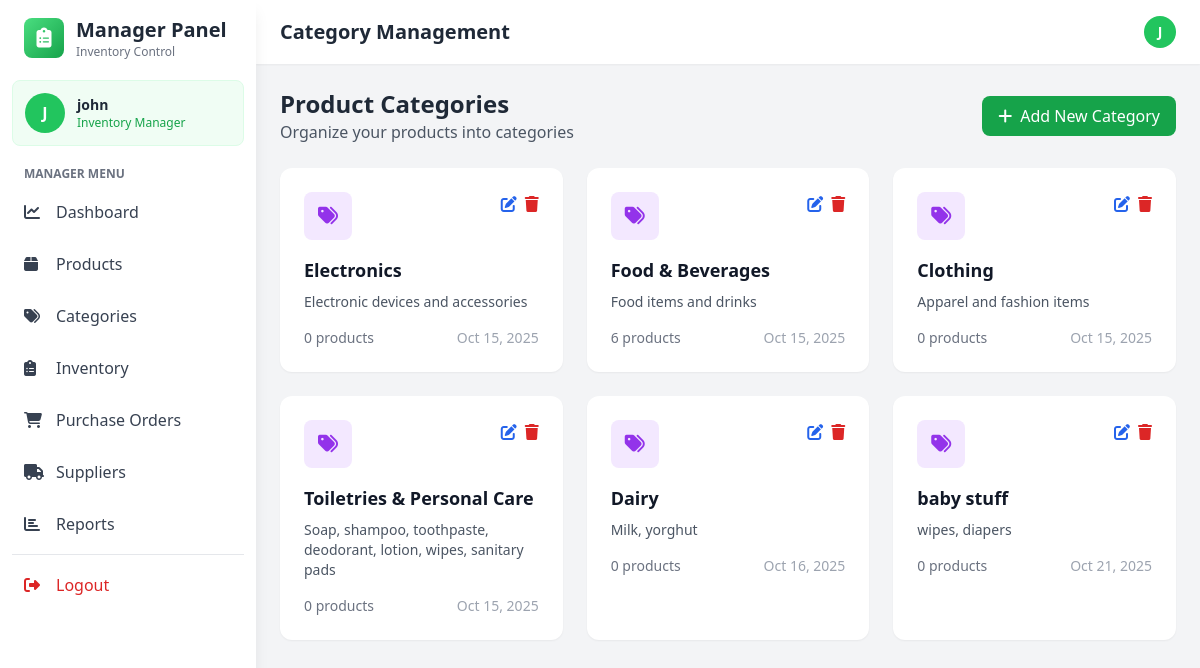
The app's page /manager/categories (signed in) with its own data.
### models.py (models this page shows, shortened)
class User(UserMixin, db.Model):
    __tablename__='users'
    id = db.Column(db.Integer, primary_key=True)
    username = db.Column(db.String(80), unique=True, nullable=False)
    email = db.Column(db.String(120), unique=True, nullable=False)
    password_hash = db.Column(db.String(255), nullable=False)
    role = db.Column(db.String(20), nullable=False)
    is_active = db.Column(db.Boolean, default=True)
    created_at = db.Column(db.DateTime, default=datetime.utcnow)

class Category(db.Model):
    __tablename__ = 'categories'
    id = db.Column(db.Integer, primary_key=True)
    name = db.Column(db.String(100), unique=True, nullable=False)
    description = db.Column(db.Text)
    created_at = db.Column(db.DateTime, default=datetime.utcnow)

### app.py (the view)
@app.route('/manager/categories')
@login_required
def manage_categories():
    if current_user.role not in ['admin', 'manager']:
        flash('Access denied. Manager access required.', 'danger')
        return redirect(url_for('index'))
    categories = Category.query.all()
    return render_template('manager/categories.html', categories=categories)

### app.py (called while the page is built)
@login_manager.user_loader
def load_user(user_id):
    return User.query.get(int(user_id))

### templates/manager/categories.html (shortened to what this page needs)
<!DOCTYPE html>
<html lang="en">
<head>
    <script src="https://cdn.tailwindcss.com"></script>
    <link rel="stylesheet" href="https://cdnjs.cloudflare.com/ajax/libs/font-awesome/6.4.0/css/all.min.css">
</head>
<body class="bg-gray-100">
    <aside class="fixed top-0 left-0 z-40 w-64 h-screen bg-white shadow-lg">
        <div class="h-full px-3 py-4 overflow-y-auto">
            <div class="flex items-center mb-5 px-3">
                <div class="w-10 h-10 bg-gradient-to-br from-green-400 to-green-600 rounded-lg flex items-center justify-center">
                    <i class="fas fa-clipboard-list text-white text-xl"></i>
                </div>
                <div class="ml-3">
                    <h2 class="text-xl font-bold text-gray-800">Manager Panel</h2>
                    <p class="text-xs text-gray-500">Inventory Control</p>
                </div>
            </div>
            <div class="mb-5 p-3 bg-green-50 rounded-lg border border-green-100">
                <div class="flex items-center space-x-3">
                    <div class="w-10 h-10 bg-green-500 rounded-full flex items-center justify-center text-white font-bold">
                        {{ current_user.username[0].upper() }}
                    </div>
                    <div>
                        <p class="text-sm font-semibold text-gray-800">{{ current_user.username }}</p>
                        <p class="text-xs text-green-600">Inventory Manager</p>
                    </div>
                </div>
            </div>
            <nav class="space-y-2">
                <p class="px-3 text-xs font-semibold text-gray-500 uppercase mb-2">Manager Menu</p>
                <a href="{{ url_for('manager_dashboard') }}" class="nav-item flex items-center px-3 py-2.5 text-gray-700 rounded-lg">
                    <i class="fas fa-chart-line w-5"></i><span class="ml-3">Dashboard</span>
                </a>
                <a href="{{ url_for('manage_products') }}" class="nav-item flex items-center px-3 py-2.5 text-gray-700 rounded-lg">
                    <i class="fas fa-box w-5"></i><span class="ml-3">Products</span>
                </a>
                <a href="{{ url_for('manage_categories') }}" class="nav-item active flex items-center px-3 py-2.5 text-gray-700 rounded-lg">
                    <i class="fas fa-tags w-5"></i><span class="ml-3">Categories</span>
                </a>
                <a href="{{ url_for('manage_inventory') }}" class="nav-item flex items-center px-3 py-2.5 text-gray-700 rounded-lg">
                    <i class="fas fa-clipboard-list w-5"></i><span class="ml-3">Inventory</span>
                </a>
                <a href="{{ url_for('manage_purchase_orders') }}" class="nav-item flex items-center px-3 py-2.5 text-gray-700 rounded-lg">
                    <i class="fas fa-shopping-cart w-5"></i>
                    <span class="ml-3">Purchase Orders</span>
                </a>
                <a href="{{ url_for('manage_sup') }}"
                    class="nav-item flex items-center px-3 py-2.5 text-gray-700 rounded-lg">
                    <i class="fas fa-truck w-5"></i>
                    <span class="ml-3">Suppliers</span>
                </a>
                <a href="{{ url_for('manage_reports') }}"  class="nav-item flex items-center px-3 py-2.5 text-gray-700 rounded-lg">
                    <i class="fas fa-chart-bar w-5"></i>
                    <span class="ml-3">Reports</span>
                </a>
                <hr class="my-3 border-gray-200">
                <a href="{{ url_for('logout') }}" class="nav-item flex items-center px-3 py-2.5 text-red-600 rounded-lg hover:bg-red-50">
                    <i class="fas fa-sign-out-alt w-5"></i><span class="ml-3">Logout</span>
                </a>
            </nav>
        </div>
    </aside>
    <div class="ml-64">
        <header class="bg-white shadow-sm sticky top-0 z-30">
            <div class="flex items-center justify-between px-6 py-4">
                <h1 class="text-xl font-semibold text-gray-800">Category Management</h1>
                <div class="flex items-center space-x-4">
                    <div class="w-8 h-8 bg-green-500 rounded-full flex items-center justify-center text-white font-bold text-sm">
                        {{ current_user.username[0].upper() }}
                    </div>
                </div>
            </div>
        </header>
        <main class="p-6">
            <div class="flex justify-between items-center mb-6">
                <div>
                    <h2 class="text-2xl font-bold text-gray-800">Product Categories</h2>
                    <p class="text-gray-600">Organize your products into categories</p>
                </div>
                <button onclick="openCategoryModal()" class="bg-green-600 hover:bg-green-700 text-white px-4 py-2 rounded-lg flex items-center">
                    <i class="fas fa-plus mr-2"></i> Add New Category
                </button>
            </div>
            <div class="grid grid-cols-1 md:grid-cols-2 lg:grid-cols-3 gap-6">
                {% for category in categories %}
                <div class="bg-white rounded-xl shadow-sm p-6 hover:shadow-md transition">
                    <div class="flex items-start justify-between mb-4">
                        <div class="w-12 h-12 bg-purple-100 rounded-lg flex items-center justify-center">
                            <i class="fas fa-tags text-purple-600 text-xl"></i>
                        </div>
                        <div class="flex space-x-2">
                            <button onclick="editCategory('{{ category.id }}')" class="text-blue-600 hover:text-blue-800">
                                <i class="fas fa-edit"></i>
                            </button>
                            <button onclick="deleteCategory('{{ category.id }}')" class="text-red-600 hover:text-red-800">
                                <i class="fas fa-trash"></i>
                            </button>
                        </div>
                    </div>
                    <h3 class="text-lg font-bold text-gray-900 mb-2">{{ category.name }}</h3>
                    <p class="text-gray-600 text-sm mb-4">{{ category.description or 'No description' }}</p>
                    <div class="flex justify-between items-center text-sm">
                        <span class="text-gray-500">{{ category.products|length }} products</span>
                        <span class="text-gray-400">{{ category.created_at.strftime('%b %d, %Y') }}</span>
                    </div>
                </div>
                {% endfor %}
            </div>
        </main>
    </div>
</body>
</html>

### records on screen
User: username "J", username "john"
Category: name "Electronics", description "Electronic devices and accessories", products|length "0", created_at "Oct 15, 2025"
Category: name "Food & Beverages", description "Food items and drinks", products|length "6", created_at "Oct 15, 2025"
Category: name "Clothing", description "Apparel and fashion items", products|length "0", created_at "Oct 15, 2025"
Category: name "Toiletries & Personal Care", description "Soap, shampoo, toothpaste, deodorant, lotion, wipes, sanitary pads", products|length "0", created_at "Oct 15, 2025"
Category: name "Dairy", description "Milk, yorghut", products|length "0", created_at "Oct 16, 2025"
Category: name "baby stuff", description "wipes, diapers", products|length "0", created_at "Oct 21, 2025"
